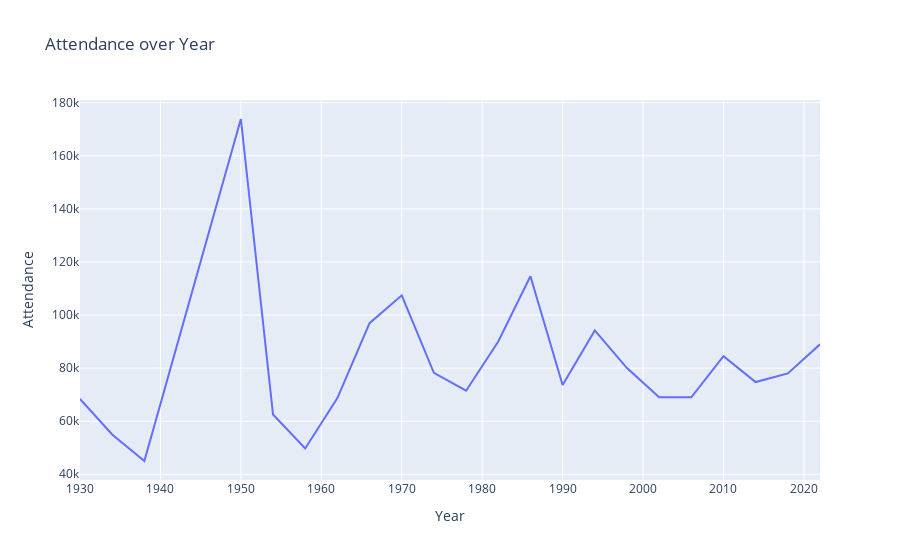

The notebook cell this image was saved under:
### Markdown cell above
# Plot

### Code cell
att_df.ai.plot("attendance over year, print all years")

### Figure 1 — Plotly figure (JSON) as saved in the notebook; plotly's stock layout.template omitted (floating-point values rounded to 4 significant figures)
{"data": [{"mode": "lines", "type": "scatter", "x": [1930, 1934, 1938, 1950, 1954, 1958, 1962, 1966, 1970, 1974, 1978, 1982, 1986, 1990, 1994, 1998, 2002, 2006, 2010, 2014, 2018, 2022], "y": [68346, 55000, 45000, 173850, 62500, 49737, 68679, 96924, 107412, 78200, 71483, 90000, 114600, 73603, 94194, 80000, 69029, 69000, 84490, 74738, 78011, 88966]}], "layout": {"title": {"text": "Attendance over Year"}, "xaxis": {"title": {"text": "Year"}}, "yaxis": {"title": {"text": "Attendance"}}}}
